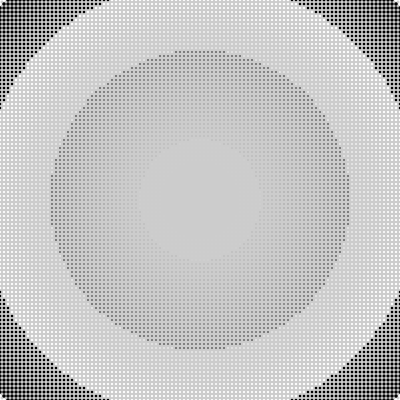
Frame 1 (no input)
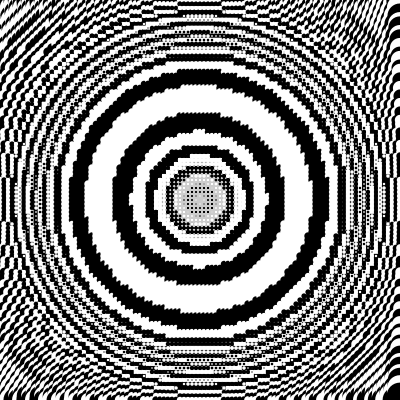
Frame 60 (the mouse pressed at the canvas centre just before this capture)
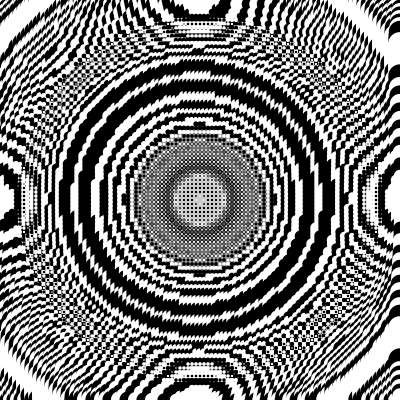
Frame 120 (the mouse held since frame 60 and released just before this capture)

The Processing sketch that drew these frames (run headless with seeded random() and noise(); from frame 60 on, the mouse is pressed at the canvas centre):

// Processing sketch: matrizFluida1Alt_proportionFiltering
// ── matrizFluida1Alt_proportionFiltering.pde
/*
Autorship: João PFB. 30/04/2019.

Notas: 

*/

float prog, // variável que aumenta conforme passa o tempo, criando a animação.
x = 10, //variável genérica para teste de estética.
y = .00000001, //variável genérica para teste de estética.
sz, //tamanho da célula.
fTpD, //fator tamanho em relação a distância.
fATpD, //fator acrescimo de tamanho em relação a distância. 
s; // distância de um ponto até a posição de cada célula da matriz, criando toda a concentricidade, USADA AQUI NO MOUSE.


boolean isA = false,
isQ = false;

void setup(){
  size(400,400);
  noStroke();
  //noFill();
}

void draw(){
  if(isA){
   y-=.001;
   println( "x: " + x);
  }
  
  if(isQ){
    y+=.001;
    println( "x: " + x);
  }
  
  y+=.0002;
  
  prog += .07; 
  //s = mouseX;
  //background(255);
  fill(255);
  for(int i = 0; i <= width; i+= 4){
    //fill(
    for(int j = 0; j <= height; j += 4){
      fill(0);
      //fill(random(255));
      s = dist(width/2, height/2, i, j);
      //fTpD = (s/10);                       // define um tamnho inicial para célula. Aqui definido pela distância da posição da célula em relação a posição do mouse. 
      //fATpD = sin((s/5)+prog);             // define uma proporção para o tamanho final da célula em relação a uma variavel crescente, formando a animação em loop usando a função seno. Aqui utilizada a variável 'prog'. A variável 's' presente fornece um ponto diferente de partida no loop de acrescimos de tamanho, criando uma progressividade e um efeito de ondulação. Aqui dividir ou multiplicar o 's', ou a distância, causa efeitos de progressão bem distintos. Somar ou subtrair nao causa efeito, é uma questão de proporção, o 'prog' aqui serve apenas para a progressão no loop da funçao seno.
      //sz = fTpD*fATpD;                     // primeira variação de toda a evolução do projeto.
      //sz = (s/x)*sin(((s/y)/mouseX)+prog);
      sz = (s/x)*sin(((s*y))+prog); 
      if(round(sz) %2 ==0){
        fill(255);
      }
      ellipse(i, j, sz, sz);
    }
  }
  //fill(0);
  //text(nf(y), width- 100, height -100);
  save("anim/"+ day() + month() + year()+ "/frame" +frameCount+ ".png");
  if(frameCount > 60*60){
   exit(); 
  }
}

void keyPressed(){
  switch(keyCode){
    case 'a':
      isA = true;
    break;
    case 'A':
      isA = true;
    break;
    case 'q':
      isQ = true;
    break;
    case 'Q':
      isQ = true;
    break;
  }
}

void keyReleased(){
  switch(keyCode){
    case 'a':
      isA = false;
    break;
    case 'A':
      isA = false;
    break;
    case 'q':
      isQ = false;
    break;
    case 'Q':
      isQ = false;
    break;
  }
}
